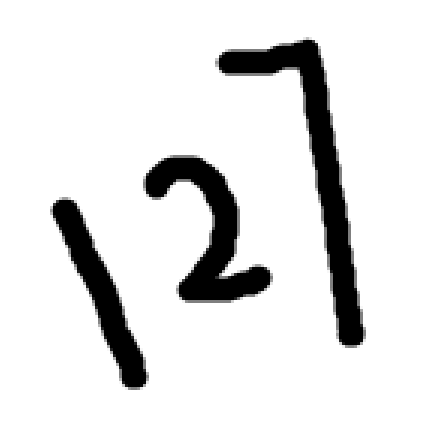
#> input picture OpenCV/04-前面的补充代码/src/num.png, 429 x 424 px
$ python '07-凸包检测.py'
#> lines starting #> are read from the running program, lines starting #| are printed output that depends on the picture; after the words box and inside, x2 and y2 are one past the last pixel; in counts of white or black regions, pixels touching at a corner belong together
import cv2
def test001():
    img=cv2.imread("./src/num.png",)
#> img is the input picture: shape (424, 429, 3); min 0, max 255, mean 225
    img_gray=cv2.cvtColor(img,cv2.COLOR_BGR2GRAY)
    # 找出图像的轮廓
    contours,_=cv2.findContours(img_gray,cv2.RETR_TREE,cv2.CHAIN_APPROX_SIMPLE)
#> contours = 4 contours; box (x1, y1, x2, y2) and area: (0, 0, 429, 424) 181044, (218, 39, 364, 346) 8564, (145, 157, 271, 301) 6222, (52, 199, 147, 388) 4713
    print(len(contours))
#| 4
    cv2.drawContours(img, contours, 2, (255,0,0), 2)

    # 轮廓的凸包点检测
    hull=cv2.convexHull(contours[1])
#> hull = contour of 13 points, box (x1, y1, x2, y2) (52, 199, 147, 388), area 5673
    hull2=cv2.convexHull(contours[2])
#> hull2 = contour of 16 points, box (x1, y1, x2, y2) (145, 157, 271, 301), area 12138
    # print(hull)
    # cv2.drawContours(img,[hull,hull2],0,(0,255,0),2)
    cv2.polylines(img, [hull,hull2], isClosed=True,color=(0,0,255), thickness=2)
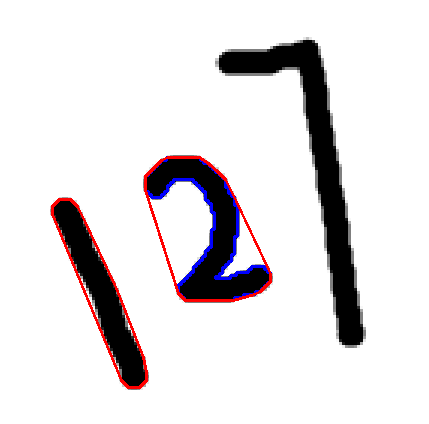
#> img: shape (424, 429, 3); mean B, G, R 224.1, 222.3, 225.7

    cv2.imshow("img",img)
    cv2.waitKey(0)
test001()
